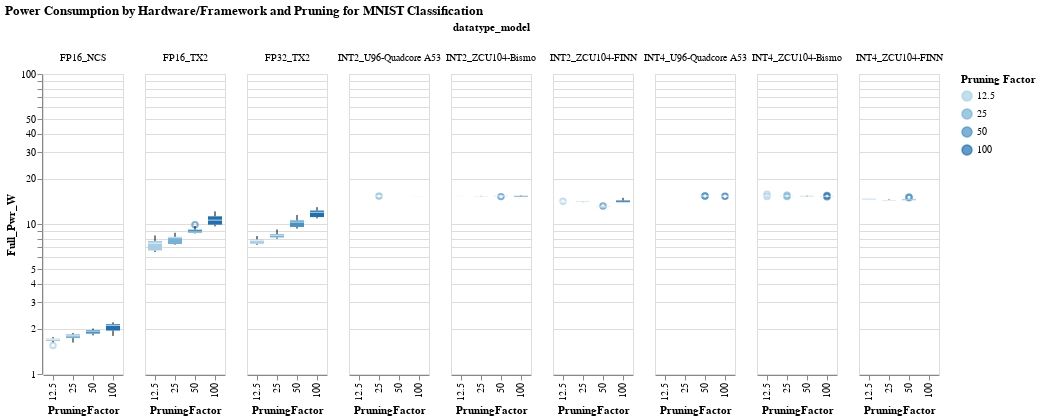

Notebook code for this chart:
### Code cell
#hide_input
#%run scripts/altair_plots.py  #run the plot script if it wasn't previously run
boxplot(df=mnist_df, xaxis='PruningFactor', yaxis="Full_Pwr_W", color_col= 'PruningFactor', facet_column='datatype_model' , title="Power Consumption by Hardware/Framework and Pruning for MNIST Classification")

### Figure 1 — Vega-Lite specification as saved in the notebook (floating-point values rounded to 4 significant figures; data arrays with more than 128 entries replaced by an {"elided": "..."} marker saying what was removed)
{"config": {"view": {"continuousWidth": 400, "continuousHeight": 300}}, "data": {"name": "data-4bd769fc07ec31f2fc2a2bda82a76e3c"}, "facet": {"column": {"type": "nominal", "field": "datatype_model"}}, "spec": {"mark": "boxplot", "encoding": {"color": {"type": "ordinal", "field": "PruningFactor", "title": "Pruning Factor"}, "x": {"type": "ordinal", "field": "PruningFactor"}, "y": {"type": "quantitative", "field": "Full_Pwr_W", "scale": {"type": "log"}, "title": "Full_Pwr_W"}}, "selection": {"selector010": {"type": "interval", "bind": "scales", "encodings": ["x", "y"]}}}, "title": "Power Consumption by Hardware/Framework and Pruning for MNIST Classification", "$schema": "https://vega.github.io/schema/vega-lite/v4.0.2.json", "datasets": {"data-4bd769fc07ec31f2fc2a2bda82a76e3c": {"elided": "278 records"}}}
